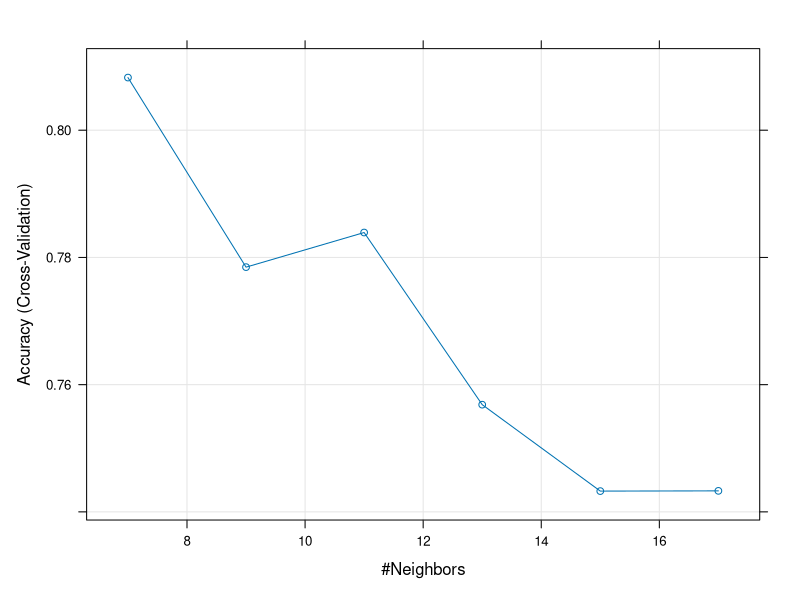
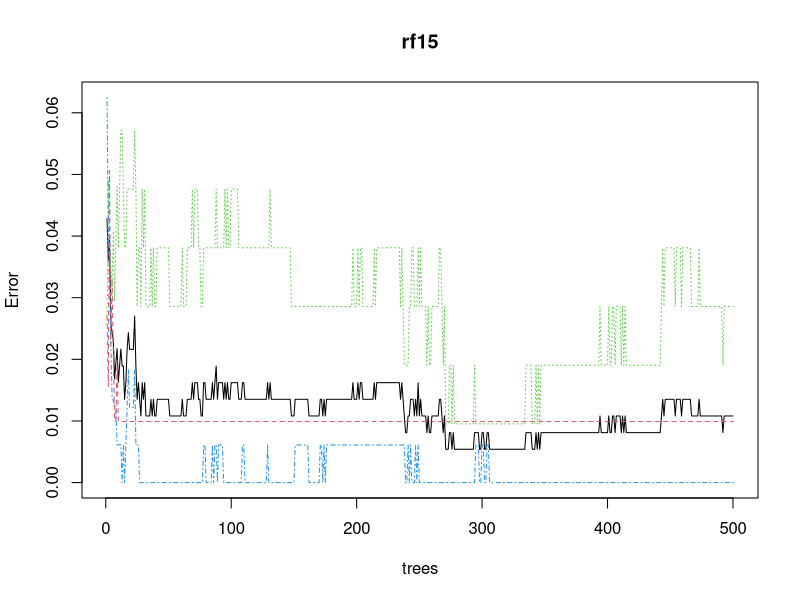
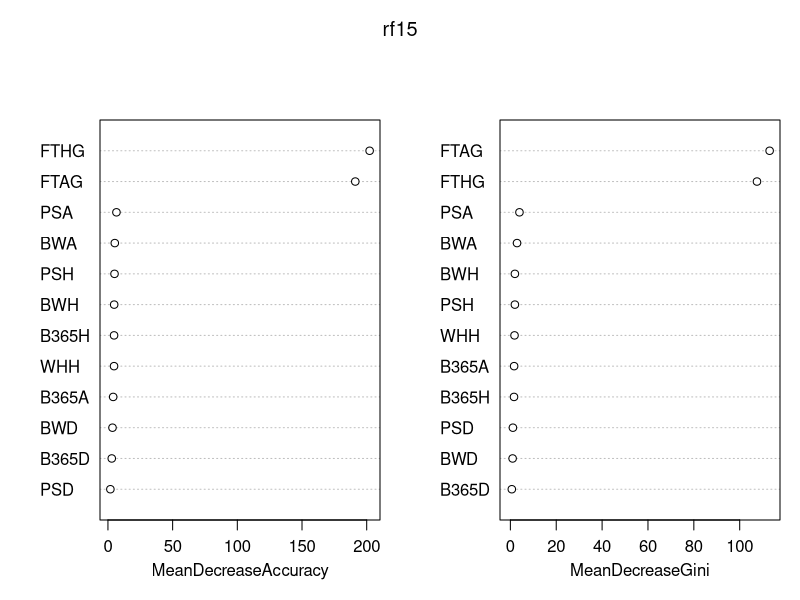

Generate these figures, in order, with R:
train <- read.csv("train.csv",stringsAsFactors = TRUE)
test <- read.csv("test.csv",stringsAsFactors = TRUE)


# 1º

# a)

# Ajuste de modelo de regresion lineal multiple:
set.seed(5)
modelo<-lm(FTHG~.,data=train[,3:20])
summary(modelo)

library(MASS)

null<-lm(FTHG~1,data=train[,3:20])
full<-lm(FTHG~.,data=train[,3:20])

#forward

modelo.forw <-step(null, scope=list(lower=null, upper=full),
                  direction="forward" , k = log(nrow(train[,3:20])))

summary(modelo.forw)
#backward

modelo.back <- step(full, k = log(nrow(train[,3:20])))

summary(modelo.back)

# Como el modelo resultante del método backward tiene mayor R cuadrado ajustado me quedo
# con esta selección de variables, las cuales son: FTRD,FTRH, FTAG, WHD.

# Lasso
install.packages("glmnet")
library(glmnet)
x<-model.matrix(FTHG~.,data=train[,3:20])[,-1]
y<-train$FTHG


lambdas<-10^seq(10,-2,length =100)
set.seed(5)
modelo.lasso<-glmnet(x,y,alpha=1,lambda=lambdas)
set.seed(5)
mejor.lambda<-cv.glmnet(x,y,nfolds=length(y),
                        alpha=1)

#El mejor parámetro lambda es:

mejor.lambda$lambda.min

modelo.lasso<-glmnet(x,y,alpha=1,lambda=mejor.lambda$lambda.min)
modelo.lasso$beta

#Podemos observar que el modelo lasso sugiere tomar las variables WHH, WHD, FTAG, FTRD, 
# FTRH, 
  
xpred <- model.matrix(FTHG~.,data=test[,3:20])[,-1]

ypred.mult <- predict(modelo.back, newx= xpred)
ypred.lasso<- predict(modelo.lasso, s=mejor.lambda, newx= xpred)
ypred.mult
ypred.lasso

mean((ypred.lasso - test$FTHG)^2)
mean((ypred.mult - test$FTHG)^2)

# Estamos intentando estimar una variable categórica a través de un modelo de regresión.
# Creo que sería más adecuado utilizar un método de clasificación pues como mucho.
# un equipo marcará 10 goles en un partido, tambien podríamos aproximar las estimaciones 
# de los métodos de regresión a su valor entero más proximo.
# Comparando los dos modelos podemos observar que el modelo lasso tiene un menor error
# cuadratico medio sobre el conjunto de entrenamiento.



# b)


install.packages("nnet")
library(nnet)


install.packages("caret")
library(caret)

nnetGrid <- expand.grid(decay=c(0.01, 0.1, 0.5, 1),
                        size=c(5,10))

set.seed(5)
nnetTune <- train(FTHG~., data= train[,3:20],
                  method = "nnet",
                  metric = "RMSE",
                  tuneGrid = nnetGrid,
                  trControl = trainControl(method = "cv", number = 10),
                  linout = TRUE,
                  maxit = 1000)


# Sugiere utilizar los parámetros: 
nnetTune$results
nnetTune$bestTune

# El ECM estimado por VC es: 0.8885211 
set.seed(5)
medv.fit.nnet<-nnet(FTHG~., data= train[,3:20], linout=TRUE,
                    maxit=2000, size=5, decay=1)

medv.pred.nnet<-predict(medv.fit.nnet, data = xpred)
mean((test$FTHG-medv.pred.nnet)^2)
length(test$FTHG)
length(medv.pred.nnet)

# c)

# Comparamos los métodos de regresión lineal múltiple, regresión lasso y regresión por redes

mean((ypred.lasso - test$FTHG)^2)
mean((ypred.mult - test$FTHG)^2)
mean((test$FTHG - medv.pred.nnet)^2)





# 2º

set.seed(5)

#a)

x2<-model.matrix(FTR~.,data=train[,3:20])[,-1]
y2<-train$FTR

set.seed(5)
knnTune<-train(FTR~., data=train[,3:20],
               preProcess=c("center","scale"),
               method="knn",
               tuneGrid=expand.grid(k=c(7,9,11,13,15,17)),
               trControl=trainControl(method="cv",number = 5)
)
windows()
plot(knnTune)

# El número de vecinos que sugiere es: 7
knnTune$bestTune

# Predicciones:

knnPredict <- predict(knnTune,newdata = test[,3:20])

# Matriz de confusión:

table(predichos=knnPredict,verdaderos=test$FTR)
# Ó
confusionMatrix(knnPredict,test$FTR)$byClass

# La mayoría de erorres se producen al predecir A o D, es decir, cuando gana o empata el
# equipo visitante, 9 veces se ha clasificado un partido como empatado cuando en verdad
# había ganado el equipo visitante y 7 veces se ha marcado el partido como ganado por
# el equipo visitante cuando en verdad ha sido un empate. tambien se estima incorrectamente
# 6 veces los partidos empatados, que se clasifican como partidos ganados por el 
# equipo local.

# Para el primer partido: 
knnPredict.primer <- predict(knnTune,newdata = test[1,3:20], prob = TRUE)
knnPredict.primer


# b)
install.packages("randomForest")
library(randomForest)

set.seed(5)

rfTune<-train(FTR~.,data=train[,3:20],
              method="rf",
              trControl=trainControl(method="cv",number = 5),
              tuneGrid=expand.grid(mtry=c(5,6,7,8,9,10,11,12,13,14,15)))


# El mejor número de predictores que minimiza el error medido por VC es: 15, 
# basicamente estamos haciendo bagging, debo de haber hecho algo mal, para poder
# continuar con el ejercicio y poder calcular el erorr OOB que se pide
# supondré que mtry = 10

rfTune$bestTune
rfTune$results

# Ajustamos el modelo de rf haciendo que cada arbol tome 10 de las 15 variables.
set.seed(5)
rf15<-randomForest(FTR~.,data=train[,3:15],ntree = 500, mtry = 10, importance =TRUE)
rf15$confusion
plot(rf15)

# El número de arboles que minimiza la estimación de OOB es: 271

which.min(rf15$err.rate[,"OOB"])

# Veamos que predictores destacan como más importantes: el FTHG y FTAG son los que
# producen un mayor descenso en el MCE al ser añadidos al modelo.

varImpPlot(rf15)


# c)

# K vecinos:

knnPredict <- predict(knnTune,newdata = test[,3:20])

mean(knnPredict!=test$FTR)

# RF:
set.seed(5)

rfPredict <- predict(rf15,newdata = test[,3:20])

mean(rfPredict != test$FTR)

# En vista del valor del error de rfsospechamos que se está produciendo 
# sobre ajuste al modelar a partir del rf, en cambio el método knn da
# valores de error aceptables, podríamos intentar reducir el sobreajuste reduciendo
# el número de variables pues es muy posiuble que siga existinendo correlación.
# podríamos utilizar el método de PCA.